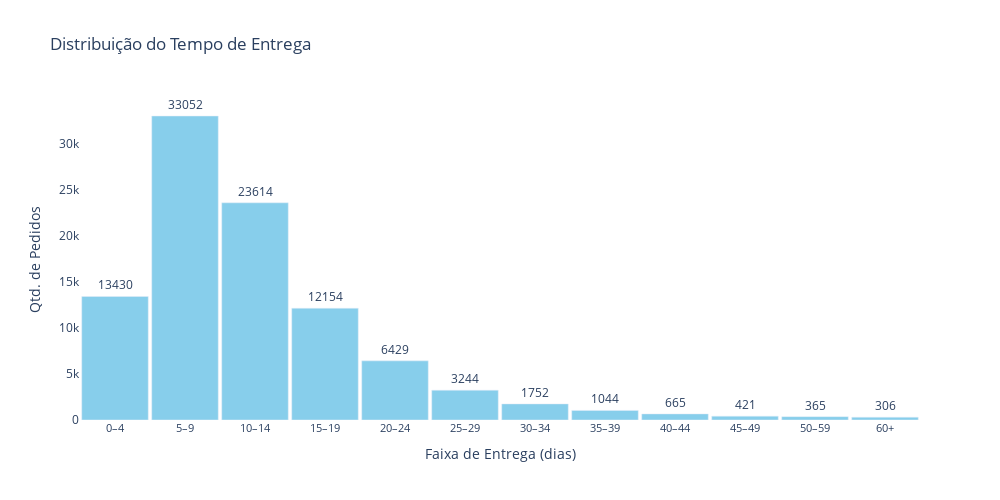

Notebook cell for this chart:
### Code cell
# Cópia dos dados válidos
df_plot = orders_valid.copy()

# Definindo as faixas (bins) e seus rótulos
bins = [0, 5, 10, 15, 20, 25, 30, 35, 40, 45, 50, 60, float('inf')]
labels = [
    '0–4', '5–9', '10–14', '15–19', '20–24', '25–29',
    '30–34', '35–39', '40–44', '45–49', '50–59', '60+'
]

# Criar faixa de entrega
df_plot['faixa_entrega'] = pd.cut(
    df_plot['delivery_time_days'],
    bins=bins,
    labels=labels,
    right=False
)

# Agrupar por faixa
faixa_counts = df_plot['faixa_entrega'].value_counts().sort_index().reset_index()
faixa_counts.columns = ['faixa_entrega', 'quantidade_pedidos']

# Criar gráfico
fig = px.bar(
    faixa_counts,
    x='faixa_entrega',
    y='quantidade_pedidos',
    text='quantidade_pedidos',
    color_discrete_sequence=['skyblue'],
    labels={
        'faixa_entrega': 'Faixa de Entrega (dias)',
        'quantidade_pedidos': 'Quantidade de pedidos'
    },
    title='Distribuição do Tempo de Entrega'
)

# Ajustes visuais
fig.update_traces(textposition='outside')
fig.update_layout(
    showlegend=False,
    xaxis_title='Faixa de Entrega (dias)',
    yaxis_title='Qtd. de Pedidos',
    plot_bgcolor='white',
    bargap=0.05,
    width=1000,
    height=500,
    xaxis=dict(
        tickangle=0,
        tickfont=dict(size=11)
    )
)

fig.show()

### Figure 1 — Plotly figure (JSON) as saved in the notebook; plotly's stock layout.template omitted (floating-point values rounded to 4 significant figures)
{"data": [{"alignmentgroup": "True", "hovertemplate": "Faixa de Entrega (dias)=%{x}<br>Quantidade de pedidos=%{text}<extra></extra>", "legendgroup": "", "marker": {"color": "skyblue", "pattern": {"shape": ""}}, "name": "", "offsetgroup": "", "orientation": "v", "showlegend": false, "text": [13430, 33052, 23614, 12154, 6429, 3244, 1752, 1044, 665, 421, 365, 306], "textposition": "outside", "type": "bar", "x": ["0–4", "5–9", "10–14", "15–19", "20–24", "25–29", "30–34", "35–39", "40–44", "45–49", "50–59", "60+"], "xaxis": "x", "y": [13430, 33052, 23614, 12154, 6429, 3244, 1752, 1044, 665, 421, 365, 306], "yaxis": "y"}], "layout": {"bargap": 0.05, "barmode": "relative", "height": 500, "legend": {"tracegroupgap": 0}, "plot_bgcolor": "white", "showlegend": false, "title": {"text": "Distribuição do Tempo de Entrega"}, "width": 1000, "xaxis": {"anchor": "y", "autorange": true, "domain": [0, 1], "range": [-0.5, 11.5], "tickangle": 0, "tickfont": {"size": 11}, "title": {"text": "Faixa de Entrega (dias)"}, "type": "category"}, "yaxis": {"anchor": "x", "autorange": true, "domain": [0, 1], "range": [0, 34790.0], "title": {"text": "Qtd. de Pedidos"}, "type": "linear"}}}
